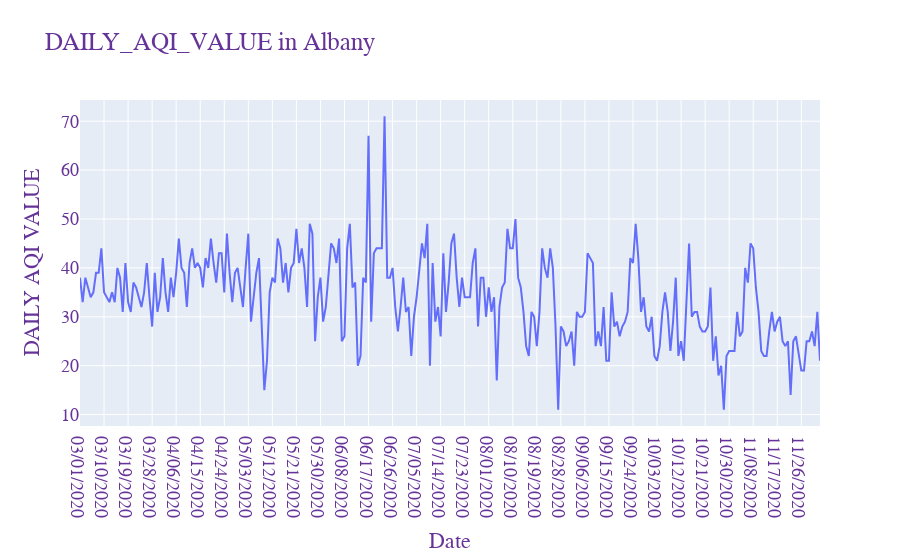
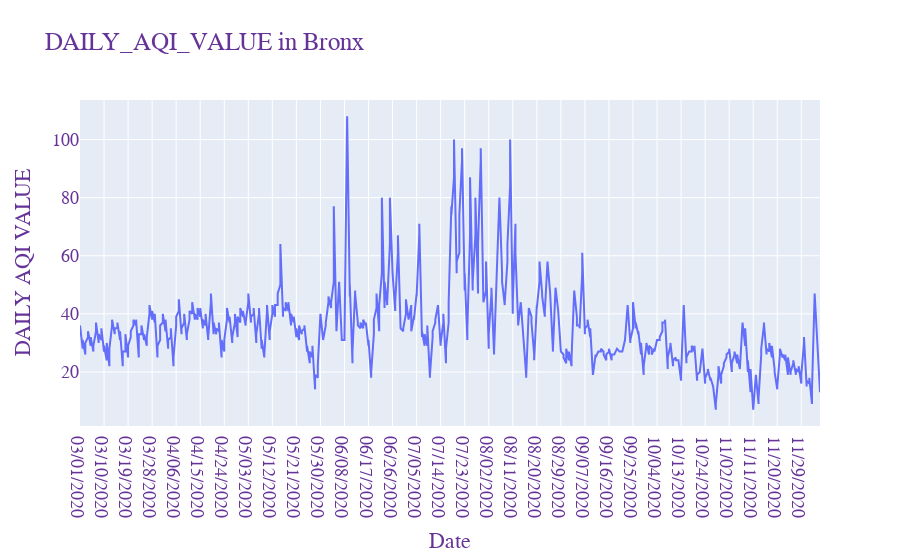
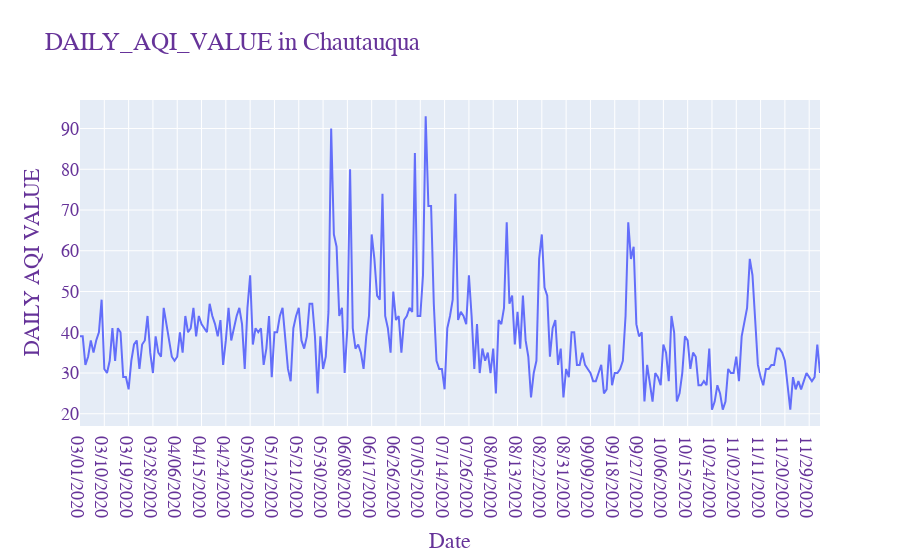
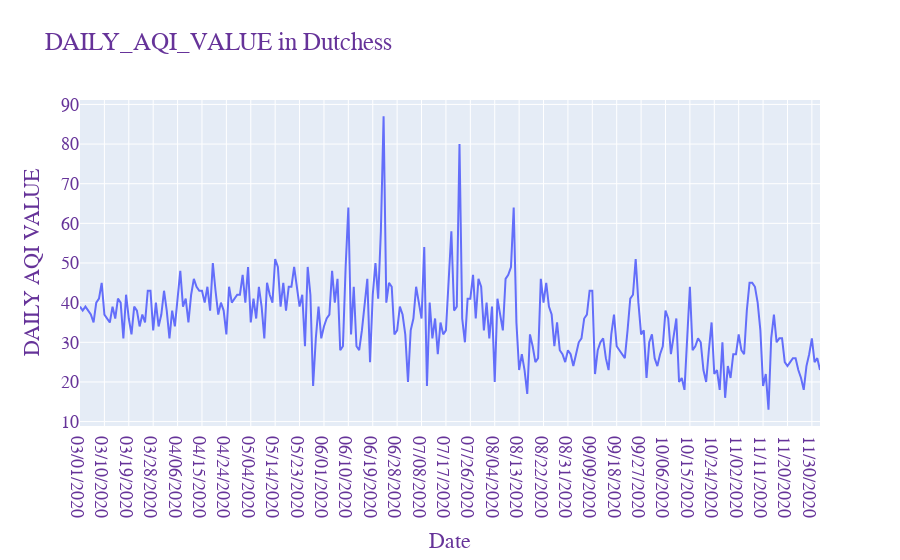

The notebook cell these images were saved under, in order:
### Code cell
# without removing the outliers
# maybe it was the outliers which made sense for this. 

county_wise ={}
for c in df['County'].unique():
    temp = df[df['County'] == c]
    
    county_wise[c] = temp
    fig = go.Figure([go.Scatter(x=temp['Date'], y=temp['DAILY_AQI_VALUE'])])
    fig.update_layout(
    title="DAILY_AQI_VALUE in " +c ,
    xaxis_title="Date",
    yaxis_title="DAILY AQI VALUE",
    legend_title= c,
    font=dict(
        family="Courier New, monospace",
        size=18,
        color="RebeccaPurple"))
    fig.show()

### Figure 1 — Plotly figure (JSON) as saved in the notebook; plotly's stock layout.template omitted (floating-point values rounded to 4 significant figures; data arrays with more than 128 entries replaced by an {"elided": "..."} marker saying what was removed)
{"data": [{"type": "scatter", "x": {"elided": "278 str values"}, "y": {"elided": "278 int values"}}], "layout": {"font": {"color": "RebeccaPurple", "family": "Courier New, monospace", "size": 18}, "legend": {"title": {"text": "Albany"}}, "title": {"text": "DAILY_AQI_VALUE in Albany"}, "xaxis": {"title": {"text": "Date"}}, "yaxis": {"title": {"text": "DAILY AQI VALUE"}}}}

### Figure 2 — Plotly figure (JSON) as saved in the notebook; plotly's stock layout.template omitted (floating-point values rounded to 4 significant figures; data arrays with more than 128 entries replaced by an {"elided": "..."} marker saying what was removed)
{"data": [{"type": "scatter", "x": {"elided": "552 str values"}, "y": {"elided": "552 int values"}}], "layout": {"font": {"color": "RebeccaPurple", "family": "Courier New, monospace", "size": 18}, "legend": {"title": {"text": "Bronx"}}, "title": {"text": "DAILY_AQI_VALUE in Bronx"}, "xaxis": {"title": {"text": "Date"}}, "yaxis": {"title": {"text": "DAILY AQI VALUE"}}}}

### Figure 3 — Plotly figure (JSON) as saved in the notebook; plotly's stock layout.template omitted (floating-point values rounded to 4 significant figures; data arrays with more than 128 entries replaced by an {"elided": "..."} marker saying what was removed)
{"data": [{"type": "scatter", "x": {"elided": "275 str values"}, "y": {"elided": "275 int values"}}], "layout": {"font": {"color": "RebeccaPurple", "family": "Courier New, monospace", "size": 18}, "legend": {"title": {"text": "Chautauqua"}}, "title": {"text": "DAILY_AQI_VALUE in Chautauqua"}, "xaxis": {"title": {"text": "Date"}}, "yaxis": {"title": {"text": "DAILY AQI VALUE"}}}}

### Figure 4 — Plotly figure (JSON) as saved in the notebook; plotly's stock layout.template omitted (floating-point values rounded to 4 significant figures; data arrays with more than 128 entries replaced by an {"elided": "..."} marker saying what was removed)
{"data": [{"type": "scatter", "x": {"elided": "274 str values"}, "y": {"elided": "274 int values"}}], "layout": {"font": {"color": "RebeccaPurple", "family": "Courier New, monospace", "size": 18}, "legend": {"title": {"text": "Dutchess"}}, "title": {"text": "DAILY_AQI_VALUE in Dutchess"}, "xaxis": {"title": {"text": "Date"}}, "yaxis": {"title": {"text": "DAILY AQI VALUE"}}}}
